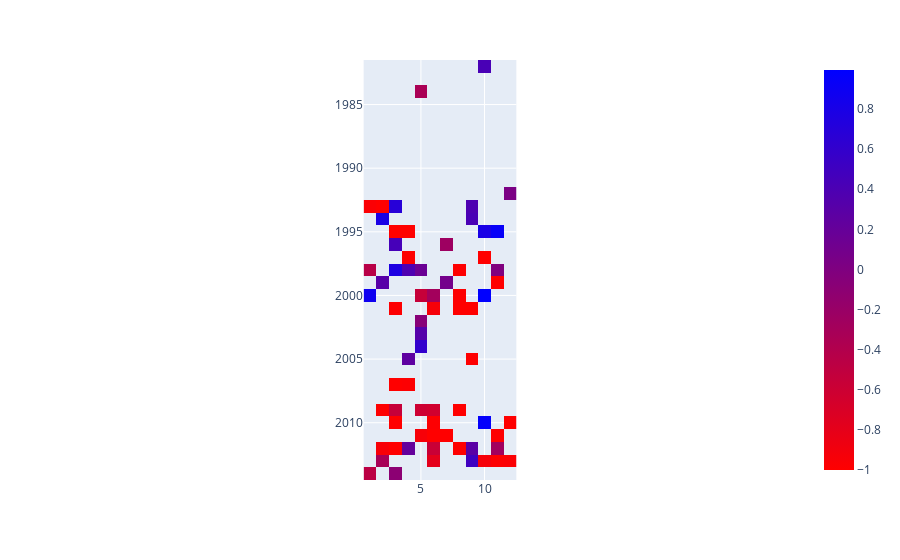

This figure's notebook cell:
### Code cell
# Make heatmap with years as rows and months as columns

def heatmap_df(feature):
    df = df_grouped.groupby(df_grouped.index.to_period("M")).mean()[[feature]].copy()
    df['year'] = df.index.year#.unique().to_list() # years as rows
    df['month'] = df.index.month
    
    rows = list(range(df.index.year.unique().to_list()[0], df.index.year.unique().to_list()[-1]+1))
    cols = df.index.month.unique().to_list()
    
    hm = pd.DataFrame(columns=cols, index=rows) # make empty df to fill in for the heatmap
    for index, values in df.iterrows(): # fill in heatmap
        cell = hm.loc[values.year, values['month']]
        if pd.isnull(cell):
            hm.loc[values.year, values['month']] = values[feature]
        else:
            print('something went wrong')
            hm.loc[values.year, values['month']] += values[feature]
    hm = hm[[1, 2, 3, 4, 5, 6, 7, 8, 9, 10, 11, 12]]
    return hm

feature = 'Avg_score'
hm_avgscore = heatmap_df(feature)

fig = px.imshow(hm_avgscore, color_continuous_scale='Bluered_r')
fig.show()

### Figure 1 — Plotly figure (JSON) as saved in the notebook; plotly's stock layout.template omitted (floating-point values rounded to 4 significant figures; data arrays with more than 128 entries replaced by an {"elided": "..."} marker saying what was removed)
{"data": [{"coloraxis": "coloraxis", "hovertemplate": "x: %{x}<br>y: %{y}<br>color: %{z}<extra></extra>", "name": "0", "type": "heatmap", "x": [1, 2, 3, 4, 5, 6, 7, 8, 9, 10, 11, 12], "xaxis": "x", "y": [1982, 1983, 1984, 1985, 1986, 1987, 1988, 1989, 1990, 1991, 1992, 1993, 1994, 1995, 1996, 1997, 1998, 1999, 2000, 2001, 2002, 2003, 2004, 2005, 2006, 2007, 2008, 2009, 2010, 2011, 2012, 2013, 2014], "yaxis": "y", "z": {"elided": "33x12 float values"}}], "layout": {"coloraxis": {"colorscale": [[0, "rgb(255,0,0)"], [1, "rgb(0,0,255)"]]}, "margin": {"t": 60}, "xaxis": {"anchor": "y", "constrain": "domain", "domain": [0, 1], "scaleanchor": "y"}, "yaxis": {"anchor": "x", "autorange": "reversed", "constrain": "domain", "domain": [0, 1]}}}
